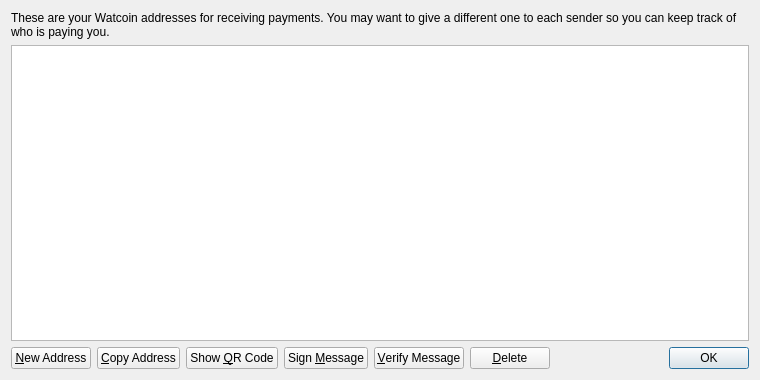
<?xml version="1.0" encoding="UTF-8"?>
<ui version="4.0">
 <class>AddressBookPage</class>
 <widget class="QWidget" name="AddressBookPage">
  <property name="geometry">
   <rect>
    <x>0</x>
    <y>0</y>
    <width>760</width>
    <height>380</height>
   </rect>
  </property>
  <property name="windowTitle">
   <string>Address Book</string>
  </property>
  <layout class="QVBoxLayout" name="verticalLayout">
   <item>
    <widget class="QLabel" name="labelExplanation">
     <property name="text">
      <string>These are your Watcoin addresses for receiving payments. You may want to give a different one to each sender so you can keep track of who is paying you.</string>
     </property>
     <property name="textFormat">
      <enum>Qt::PlainText</enum>
     </property>
     <property name="wordWrap">
      <bool>true</bool>
     </property>
    </widget>
   </item>
   <item>
    <widget class="QTableView" name="tableView">
     <property name="contextMenuPolicy">
      <enum>Qt::CustomContextMenu</enum>
     </property>
     <property name="toolTip">
      <string>Double-click to edit address or label</string>
     </property>
     <property name="tabKeyNavigation">
      <bool>false</bool>
     </property>
     <property name="selectionMode">
      <enum>QAbstractItemView::SingleSelection</enum>
     </property>
     <property name="selectionBehavior">
      <enum>QAbstractItemView::SelectRows</enum>
     </property>
     <property name="sortingEnabled">
      <bool>true</bool>
     </property>
     <attribute name="verticalHeaderVisible">
      <bool>false</bool>
     </attribute>
    </widget>
   </item>
   <item>
    <layout class="QHBoxLayout" name="horizontalLayout">
     <item>
      <widget class="QPushButton" name="newAddressButton">
       <property name="toolTip">
        <string>Create a new address</string>
       </property>
       <property name="text">
        <string>&amp;New Address</string>
       </property>
      </widget>
     </item>
     <item>
      <widget class="QPushButton" name="copyToClipboard">
       <property name="toolTip">
        <string>Copy the currently selected address to the system clipboard</string>
       </property>
       <property name="text">
        <string>&amp;Copy Address</string>
       </property>
      </widget>
     </item>
     <item>
      <widget class="QPushButton" name="showQRCode">
       <property name="text">
        <string>Show &amp;QR Code</string>
       </property>
      </widget>
     </item>
     <item>
      <widget class="QPushButton" name="signMessage">
       <property name="toolTip">
        <string>Sign a message to prove you own a Watcoin address</string>
       </property>
       <property name="text">
        <string>Sign &amp;Message</string>
       </property>
      </widget>
     </item>
     <item>
      <widget class="QPushButton" name="verifyMessage">
       <property name="toolTip">
        <string>Verify a message to ensure it was signed with a specified Watcoin address</string>
       </property>
       <property name="text">
        <string>&amp;Verify Message</string>
       </property>
      </widget>
     </item>
     <item>
      <widget class="QPushButton" name="deleteButton">
       <property name="toolTip">
        <string>Delete the currently selected address from the list</string>
       </property>
       <property name="text">
        <string>&amp;Delete</string>
       </property>
      </widget>
     </item>
     <item>
      <spacer name="horizontalSpacer">
       <property name="orientation">
        <enum>Qt::Horizontal</enum>
       </property>
       <property name="sizeHint" stdset="0">
        <size>
         <width>40</width>
         <height>20</height>
        </size>
       </property>
      </spacer>
     </item>
     <item>
      <widget class="QDialogButtonBox" name="buttonBox">
       <property name="sizePolicy">
        <sizepolicy hsizetype="Maximum" vsizetype="Fixed">
         <horstretch>0</horstretch>
         <verstretch>0</verstretch>
        </sizepolicy>
       </property>
       <property name="standardButtons">
        <set>QDialogButtonBox::Ok</set>
       </property>
      </widget>
     </item>
    </layout>
   </item>
  </layout>
 </widget>
 <resources/>
 <connections/>
</ui>
